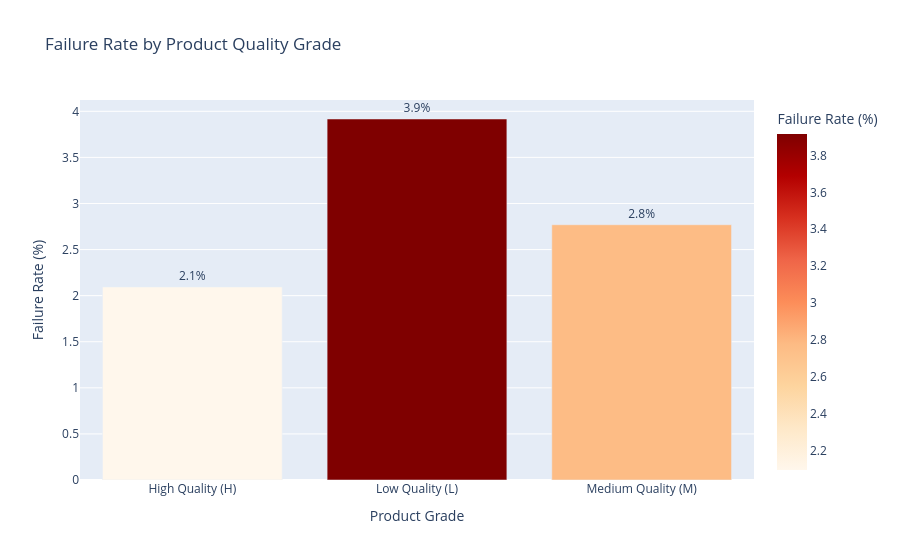

The code cell stored with this chart in its notebook:
### Code cell
# ── CELL 8: Failure Rate by Product Grade ───────────
grade_failure = df_clean.groupby('type')['machine_failure'].agg(
    ['mean', 'count', 'sum']
).reset_index()
grade_failure['failure_pct'] = grade_failure['mean'] * 100
grade_failure['type_label'] = grade_failure['type'].map({
    'L': 'Low Quality (L)', 'M': 'Medium Quality (M)', 'H': 'High Quality (H)'
})

fig = px.bar(
    grade_failure, x='type_label', y='failure_pct',
    text=grade_failure['failure_pct'].round(1).astype(str) + '%',
    color='failure_pct', color_continuous_scale='OrRd',
    title='Failure Rate by Product Quality Grade',
    labels={'failure_pct': 'Failure Rate (%)', 'type_label': 'Product Grade'}
)
fig.update_traces(textposition='outside')
fig.write_html('../figures/02_failure_by_grade.html')
fig.write_image('../figures/02_failure_by_grade.png', scale=2)
fig.show()

### Figure 1 — Plotly figure (JSON) as saved in the notebook; plotly's stock layout.template omitted (floating-point values rounded to 4 significant figures)
{"data": [{"hovertemplate": "Product Grade=%{x}<br>Failure Rate (%)=%{marker.color}<br>text=%{text}<extra></extra>", "legendgroup": "", "marker": {"color": [2.094, 3.917, 2.769], "coloraxis": "coloraxis", "pattern": {"shape": ""}}, "name": "", "orientation": "v", "showlegend": false, "text": ["2.1%", "3.9%", "2.8%"], "textposition": "outside", "type": "bar", "x": ["High Quality (H)", "Low Quality (L)", "Medium Quality (M)"], "xaxis": "x", "y": [2.094, 3.917, 2.769], "yaxis": "y"}], "layout": {"barmode": "relative", "coloraxis": {"autocolorscale": false, "colorbar": {"title": {"text": "Failure Rate (%)"}}, "colorscale": [[0, "rgb(255,247,236)"], [0.125, "rgb(254,232,200)"], [0.25, "rgb(253,212,158)"], [0.375, "rgb(253,187,132)"], [0.5, "rgb(252,141,89)"], [0.625, "rgb(239,101,72)"], [0.75, "rgb(215,48,31)"], [0.875, "rgb(179,0,0)"], [1, "rgb(127,0,0)"]]}, "legend": {"tracegroupgap": 0}, "title": {"text": "Failure Rate by Product Quality Grade"}, "xaxis": {"anchor": "y", "domain": [0, 1], "title": {"text": "Product Grade"}}, "yaxis": {"anchor": "x", "domain": [0, 1], "title": {"text": "Failure Rate (%)"}}}}
